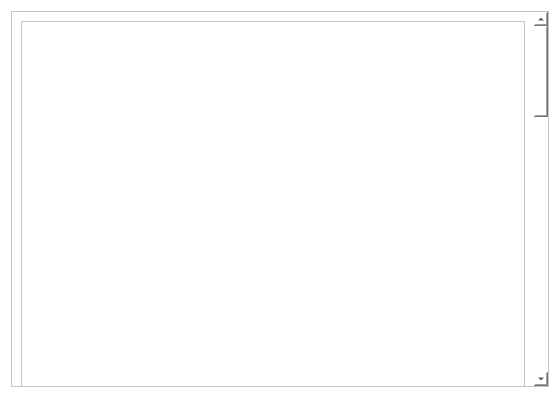
<?xml version="1.0" encoding="UTF-8"?>
<ui version="4.0">
 <class>AllCarWindow</class>
 <widget class="QDialog" name="AllCarWindow">
  <property name="geometry">
   <rect>
    <x>0</x>
    <y>0</y>
    <width>560</width>
    <height>398</height>
   </rect>
  </property>
  <property name="windowTitle">
   <string>Dialog</string>
  </property>
  <property name="styleSheet">
   <string notr="true">background-color: rgb(255, 255, 255);</string>
  </property>
  <layout class="QGridLayout" name="gridLayout">
   <item row="0" column="0">
    <widget class="QScrollArea" name="scrollArea">
     <property name="styleSheet">
      <string notr="true">QScrollBar:vertical
{
border: none;
background-color: rgb(240, 240, 240);
}

QScrollBar:horizontal
{
border: none;
background-color: rgb(240, 240, 240);
}</string>
     </property>
     <property name="widgetResizable">
      <bool>true</bool>
     </property>
     <widget class="QWidget" name="scrollAreaWidgetContents">
      <property name="geometry">
       <rect>
        <x>0</x>
        <y>0</y>
        <width>526</width>
        <height>1418</height>
       </rect>
      </property>
      <layout class="QGridLayout" name="gridLayout_2">
       <item row="0" column="0">
        <widget class="QFrame" name="frame">
         <property name="minimumSize">
          <size>
           <width>0</width>
           <height>1400</height>
          </size>
         </property>
         <property name="frameShape">
          <enum>QFrame::StyledPanel</enum>
         </property>
         <property name="frameShadow">
          <enum>QFrame::Raised</enum>
         </property>
         <layout class="QGridLayout" name="gridLayout_3">
          <item row="0" column="0">
           <layout class="QVBoxLayout" name="verticalLayout"/>
          </item>
         </layout>
        </widget>
       </item>
      </layout>
     </widget>
    </widget>
   </item>
  </layout>
 </widget>
 <resources/>
 <connections/>
</ui>
